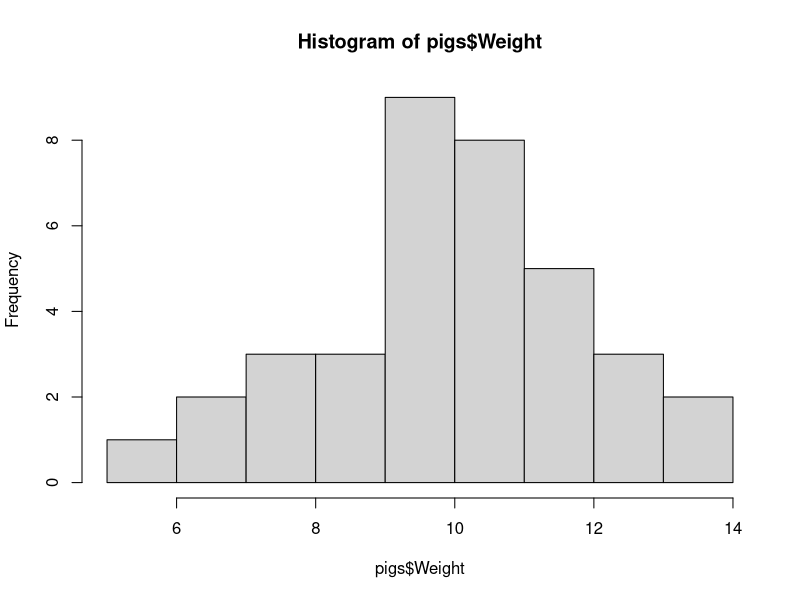
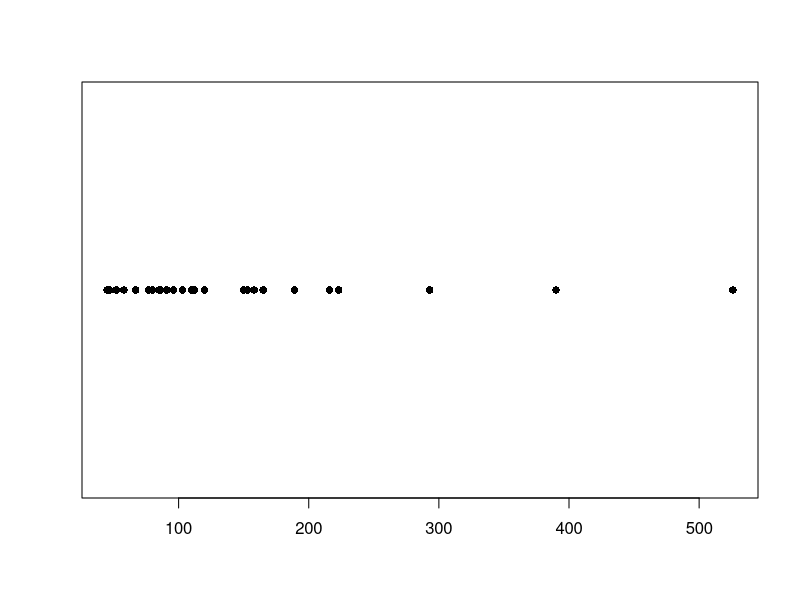
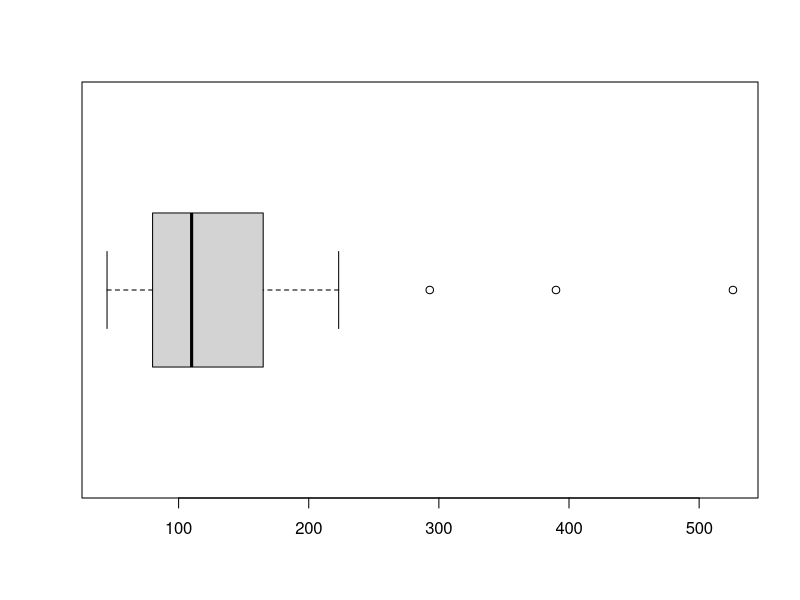
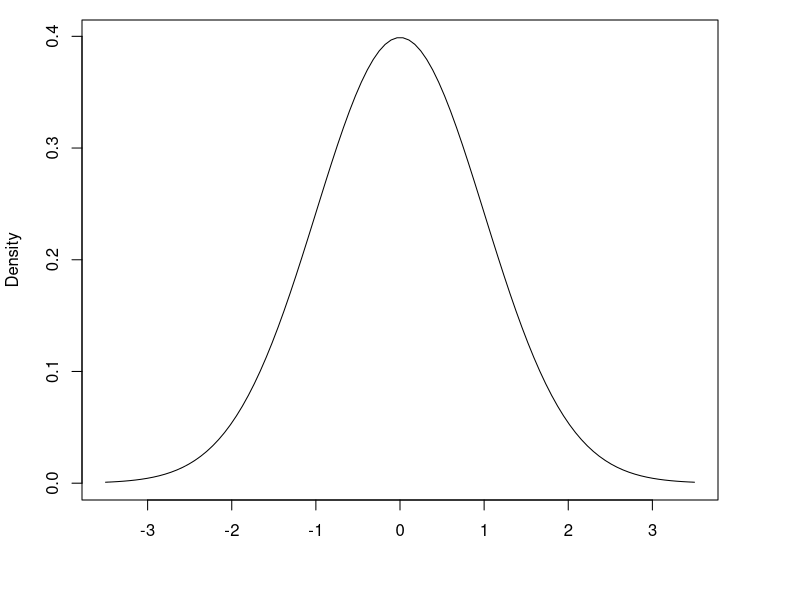
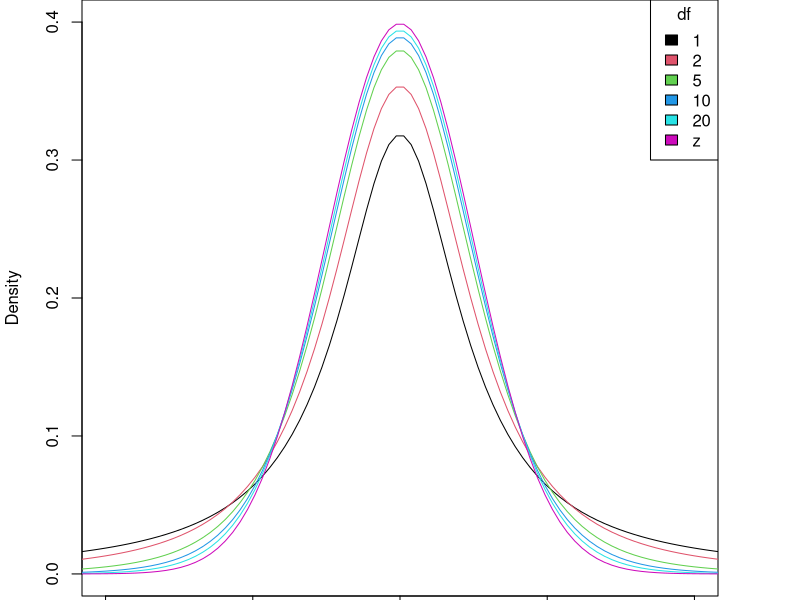
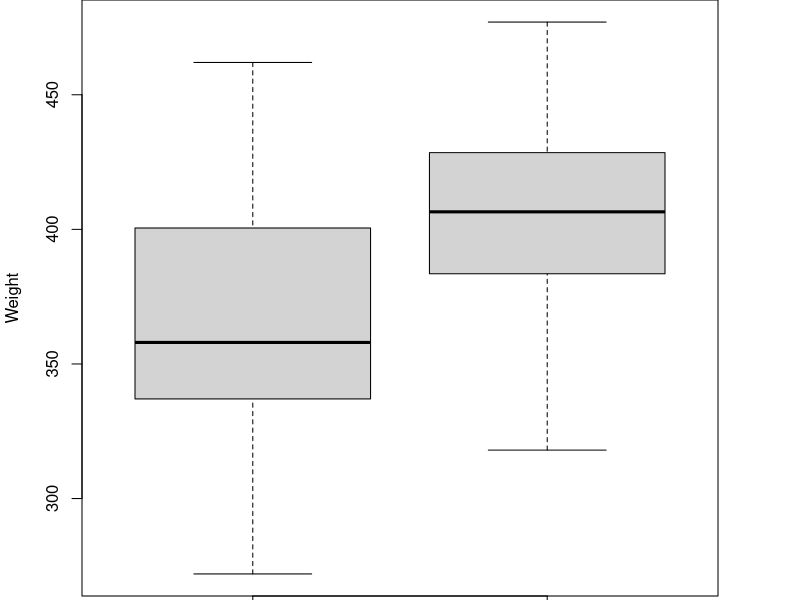
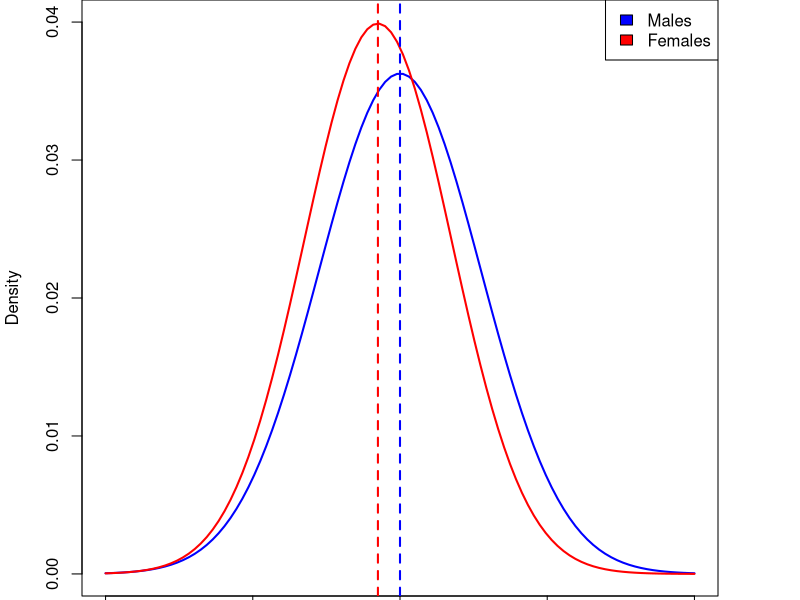

Write R code to recreate these figures, in order.
## ---- chunk 1
# This is a comment

# This adds 3 + 5
3 + 5

# This adds 3 + 2 and assigns it to an object called "a"
a = 3 + 2

# This shows the value of "a"
a
## ---- chunk 2
# This also adds 3 + 2 and assigns it to an object called "a"
a = 3 + 5

# This takes the object "a", and adds 10 to it
a + 10

# This calculates the square root of "a"
# sqrt is called a "function" - we'll use functions a lot
sqrt(a)
## ---- chunk 3
## Load the data into R from a CSV file
mouseData = read.csv('DataSets/mouseExample.csv')
## ---- chunk 4
## what sort of data object is it?
class(mouseData)
## ---- chunk 5
## What are its dimensions?
dim(mouseData)
## ---- chunk 6
options(width = 70)
## ---- chunk 7
## List the variables names in the dataframe
names(mouseData)
## ---- chunk 8
## Typing the name of the object displays its contents
mouseData
## ---- chunk 9
## The $ symbol allows you to reference the columns of a dataframe.
## The following produces a summary of the data in the 
## "WeightGain_grams" column, and the calculates the standard 
## deviation.
summary(mouseData$WeightGain_grams)
sd(mouseData$WeightGain_grams)
## ---- chunk 10
## You can also just use the column number
summary(mouseData[,4])
## ---- chunk 11
## Or the name of the column
summary(mouseData[,"WeightGain_grams"])
## ---- chunk 12
pigs = read.csv('DataSets/pigs.csv')
head(pigs)
## ---- chunk 13
## Since there is only one variable, can just specificy the 
## "pigs" data.frame
table(pigs)
## Better practice to specify the variable you are interested in
table(pigs$Weight)
## ---- chunk 14
hist(pigs$Weight)
## ---- chunk 15
heroin = read.csv('DataSets/morphine.csv')
options(width=50)
sort(heroin$Morphine)
## ---- chunk 16
stripchart(heroin$Morphine, pch=16, vertical=FALSE)
## ---- chunk 17
mean(heroin$Morphine)
## ---- chunk 18
median(heroin$Morphine)
## ---- chunk 19
summary(heroin$Morphine)
## ---- chunk 20
boxplot(heroin$Morphine, horizontal = TRUE)
## ---- chunk 21
range(heroin$Morphine)
IQR(heroin$Morphine)
## ---- chunk 22
sd(heroin$Morphine)
## ---- chunk 23
var(heroin$Morphine)
sd(heroin$Morphine)^2
## ---- chunk 24
x = seq(-3.5,3.5,l=100)
par(mar=c(5,4.1,1,4.1))
plot(x, dnorm(x),type='l',ylab='Density',xlab='')
## ---- chunk 25
x = seq(-5,5,l=100)
d = c(1,2,5,10,20)
par(mar=c(0.2,4.1,0,4.1))
plot(x, dt(x,1),type='l',ylab='Density',xlab='',ylim=c(0,0.4),xlim=c(-4,4))
for(i in 2:5) lines(x, dt(x,d[i]),col=i)
lines(x,dnorm(x),col=6)
legend("topright",legend=c(d,"z"),fill=1:6,title='df')
## ---- chunk 26
calcium = read.csv('DataSets/calcium.csv')
head(calcium)
## ---- chunk 27
t.test(calcium$Calcium)
## ---- chunk 28
corn = read.csv('DataSets/corn.csv')
head(corn)
## ---- chunk 29
## Generate boxplots for each group
boxplot(Weight ~ Group, data=corn)
## ---- chunk 30
## Confidence interval for difference between means
t.test(Weight ~ Group, data=corn)
## ---- chunk 31
## Confidence interval for difference between means
t.test(Weight ~ Group, data=corn, conf.level = 0.99)
## ---- chunk 32
t.test(Weight ~ Group, data=corn)
## ---- chunk 33
aggregate(corn$Weight, list(corn$Group), mean)
aggregate(corn$Weight, list(corn$Group), sd)
## ---- chunk 34
t.test(Weight ~ Group, data=corn)
## ---- chunk 35
x = seq(20,100,l=100)
plot(x,dnorm(x,60,11),type='l',ylim=c(0,0.040),xlab='Serum LD',ylab="Density",
     col="blue",lwd=2)
lines(x,dnorm(x,57,10),col="red",lwd=2)
abline(v=60,col='blue',lwd=2,lty=2)
abline(v=57,col='red',lwd=2,lty=2)
legend("topright",legend=c("Males","Females"),fill=c("blue","red"))
